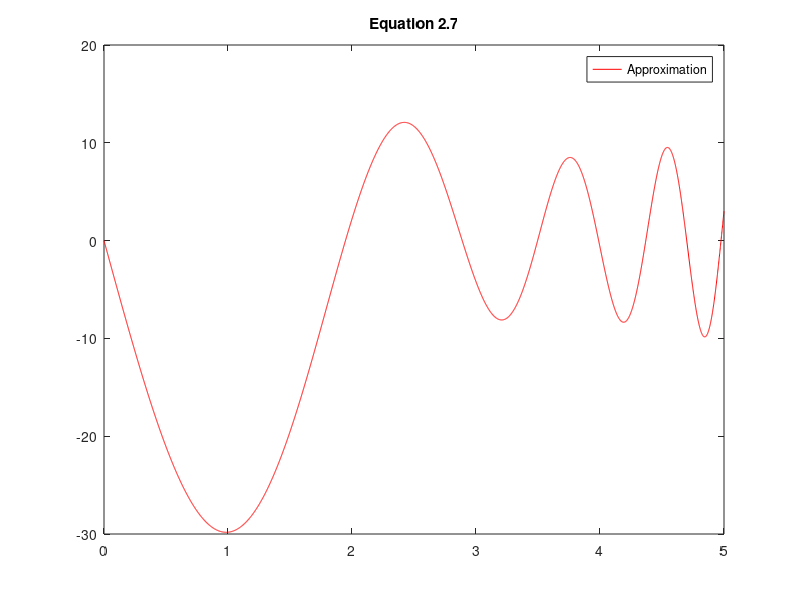

Here is the MATLAB script that generated this plot:
clear; close all;

N=5000;
xmin=0; xmax=5;
h=(xmax-xmin)/(N-1);
x=xmin:h:xmax;
x=x';

A=zeros(N,N);
A(1,1)=1;
A(N,N)=1;
b=zeros(N,1);
b(1,1)=0;
b(N,1)=3;
for iterator1=2:1:N-1
    A(iterator1,iterator1-1)=1/(h^2)-sin(x(iterator1))/(2*h);
    A(iterator1,iterator1)=-2/(h.^2)+exp(x(iterator1));
    A(iterator1,iterator1+1)=1/(h^2)+sin(x(iterator1))/(2*h);
    b(iterator1,1)=x(iterator1).^2;
end;
y2=A\b;



figure;
plot(x,y2,'r-');
legend('Approximation');
title('Equation 2.7');

fprintf('value at 4.5 is %f\n',y2(ceil(4.5./h)));
